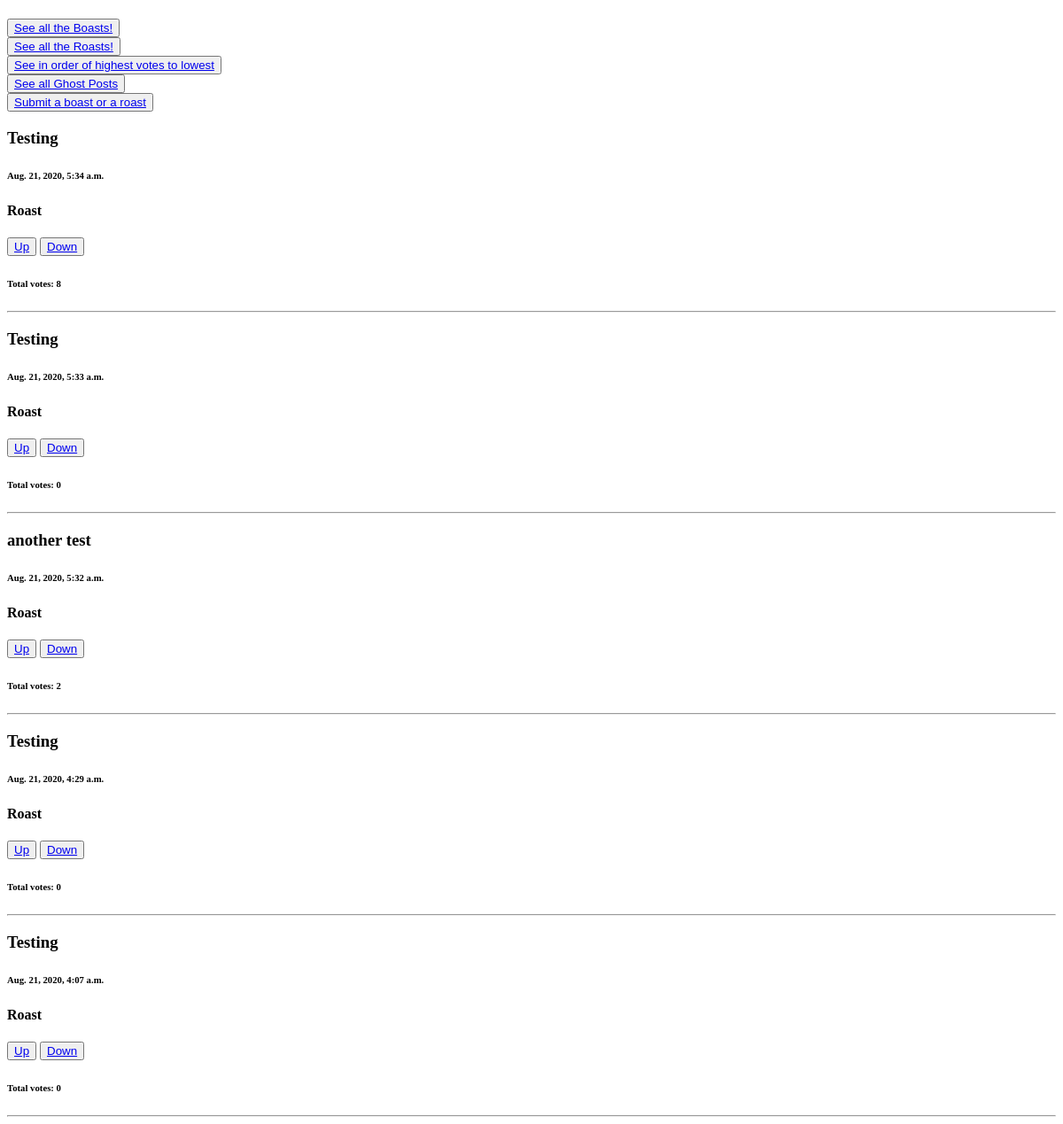
/roast/, run on an earlier commit of the app's database.
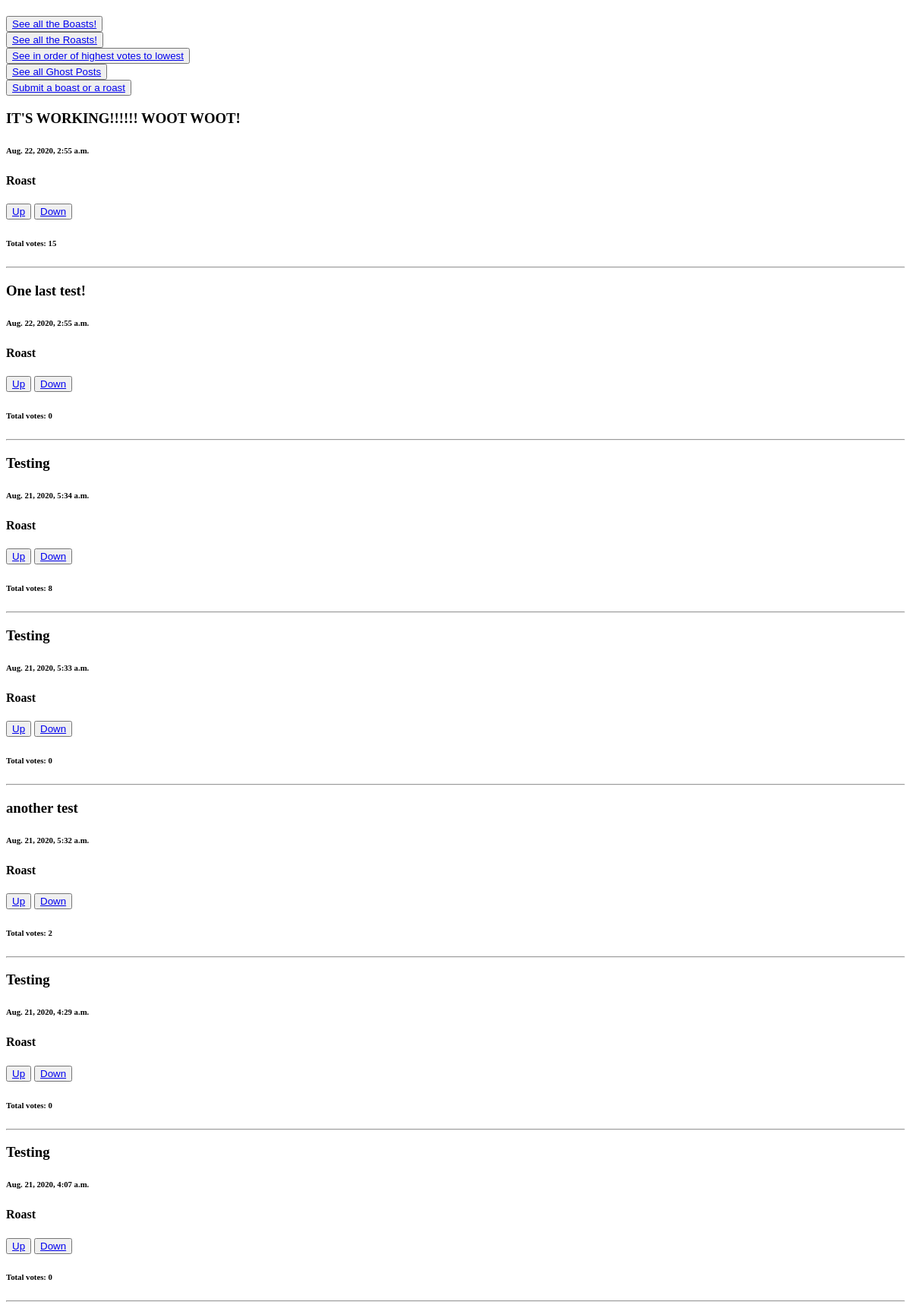
And on a later commit of the database.
### ghost_post_app/models.py (models this page shows, shortened)
class Posts(models.Model):
    boast_or_roast = models.BooleanField()
    content = models.CharField(max_length=280)
    up_votes = models.IntegerField()
    down_votes = models.IntegerField()
    total_votes = models.IntegerField(default=0)
    post_time = models.DateTimeField(default=timezone.now)

### ghost_post_app/views.py (the view)
# urls.py: path('roast/', roast),
def roast(request):
    post_list = Posts.objects.filter(boast_or_roast=False).order_by('-post_time')
    return render(request, "index.html", {"post_list": post_list})

### templates/index.html (shortened to what this page needs)
<!DOCTYPE html>
<html lang="en">
  <head>
  </head>
  <body>
    <button>
      <a href="/boast/">See all the Boasts!</a>
    </button>
    <button>
      <a href="/roast/">See all the Roasts!</a>
    </button>
    <button>
      <a href="/votes/">See in order of highest votes to lowest</a>
    </button>
    <button>
      <a href="/">See all Ghost Posts</a>
    </button>
    <button>
      <a href="/postform/">Submit a boast or a roast</a>
    </button>
    <div>
      {% for post in post_list %}
      <h3>{{post.content}}</h3>
      <h6>{{ post.post_time}}</h6>
      <div>
        {% if post.boast_or_roast %}
        <h4>Boast</h4>
        {% elif not post.boast_or_roast %}
        <h4>Roast</h4>
        {% endif %}
      </div>
      <div>
        <button>
          <a href="/upvote/{{ post.id }}/">Up</a>
        </button>
        <button>
          <a href="/downvote/{{ post.id }}/">Down</a>
        </button>
      </div>
      <div>
        <h6>Total votes: {{post.total_votes}}</h6>
      </div>
      <hr />
      {% endfor %}
    </div>
  </body>
</html>

What changed in the data, as far as the page shows it:
added Posts: content "IT'S WORKING!!!!!! WOOT WOOT!", post_time "Aug. 22, 2020, 2:55 a.m.", boast_or_roast "Roast", total_votes "15"
added Posts: content "One last test!", post_time "Aug. 22, 2020, 2:55 a.m.", boast_or_roast "Roast", total_votes "0"
